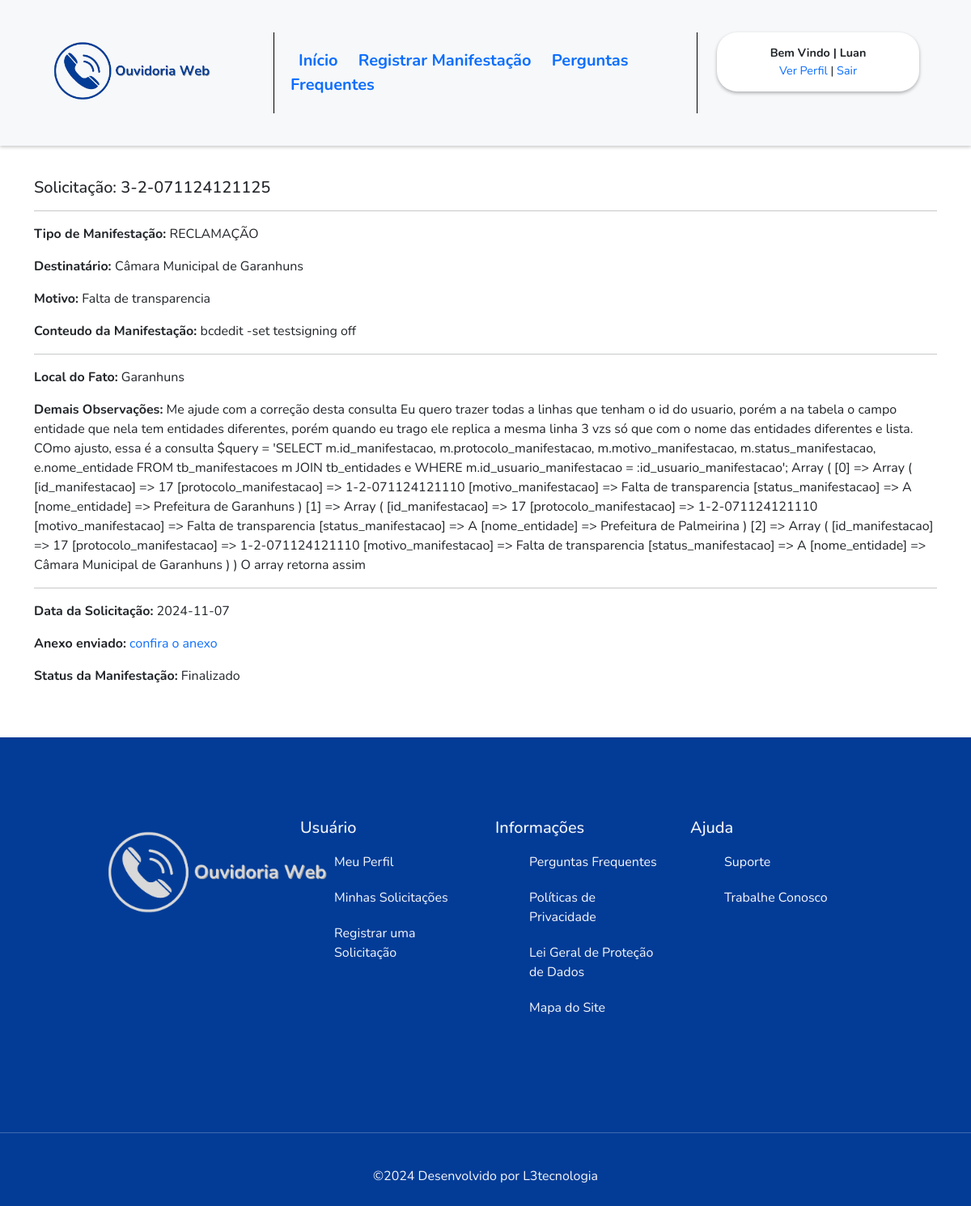
The app's page /manifestacao.php?id_manifestacao=19 (signed in) with its own data.
### tables this page shows
CREATE TABLE `tb_manifestacoes` (
  `id_manifestacao` int(11) NOT NULL,
  `motivo_manifestacao` varchar(100) NOT NULL,
  `id_entidade_manifestacao` int(11) NOT NULL,
  `id_tipo_manifestacao` int(11) NOT NULL,
  `conteudo_manifestacao` text NOT NULL,
  `observacoes_manifestacao` text NOT NULL,
  `local_manifestacao` varchar(200) NOT NULL,
  `arquivo_manifestacao` varchar(200) NOT NULL,
  `id_usuario_manifestacao` int(11) NOT NULL,
  `status_manifestacao` varchar(1) NOT NULL,
  `data_manifestacao` date NOT NULL,
  `protocolo_manifestacao` varchar(100) NOT NULL
);

CREATE TABLE `tb_tipo_manifestacoes` (
  `id_tipo_manifestacao` int(11) NOT NULL,
  `nome_tipo_manifestacao` varchar(200) NOT NULL
);

CREATE TABLE `tb_entidades` (
  `id_entidade` int(11) NOT NULL,
  `nome_entidade` varchar(200) NOT NULL,
  `email_entidade` varchar(200) NOT NULL,
  `telefone_entidade` varchar(20) NOT NULL
);

### provedores/Classes.php (called while the page is built, shortened)
<?php
class Manifestacoes implements interface_manifestacoes {
    private $conexao;
    public function __construct()
    {
        $this->conexao = new Conexao;
    }
    public function chama_manifestacao($id_manifestacao){
        $query = "SELECT m.* , tm.nome_tipo_manifestacao, e.nome_entidade
                FROM tb_manifestacoes m
                JOIN tb_entidades e ON e.id_entidade = m.id_entidade_manifestacao JOIN tb_tipo_manifestacoes tm ON m.id_tipo_manifestacao = tm.id_tipo_manifestacao
                WHERE m.id_manifestacao = :id_manifestacao";
        try {
            $conn = $this->conexao->Conectar();
            $stmt = $conn->prepare($query);
            $stmt->bindValue(':id_manifestacao', $id_manifestacao);
            $stmt->execute();
            return $r = $stmt->fetch(PDO::FETCH_ASSOC);
        } catch (PDOException $e) {
            throw new Exception('Erro chamar a manifestação: ' . $e->getMessage());
        }
    }
}

### manifestacao.php (the view, shortened to what this page needs)
<?php
require_once 'provedores/Classes.php';
require_once 'controladores/Controller.php';
$Manifestacoes = new Manifestacoes;
$minha_manifetacao = $Manifestacoes->chama_manifestacao($_GET['id_manifestacao']);
extract($minha_manifetacao);
?>
<div class="container mt-4">
    <div class="row">
        <div class="mt-3">
            <h5>Solicitação: <?=$minha_manifetacao['protocolo_manifestacao'] ?></h5>
            <hr>
        </div>
        <div class="col-12">
            <p><strong>Tipo de Manifestação: </strong><?=$nome_tipo_manifestacao ?></p>
            <p><strong>Destinatário: </strong><?=$nome_entidade ?></p>
            <p><strong>Motivo: </strong> <?=$motivo_manifestacao ?></p>
            <p><strong>Conteudo da Manifestação: </strong> <?=$conteudo_manifestacao ?></p>
            <hr>
            <p><strong>Local do Fato:</strong> <?=$local_manifestacao ?></p>
            <p><strong>Demais Observações:</strong> <?=$observacoes_manifestacao ?></p>
            <hr>
            <p><strong>Data da Solicitação:</strong> <?=$data_manifestacao ?></p>
            <?php if($arquivo_manifestacao == 'Sem anexos') {
                 $arquivo_manifestacao = 'sem anexos enviados'; ?>
                <p><strong>Anexo enviado:</strong> <?=$arquivo_manifestacao?></p>
            <?php } else { ?>
                <p><strong>Anexo enviado:</strong> <a href="<?=$arquivo_manifestacao ?>" target="_blank">confira o anexo</a></p>
            <?php }  ?>
            <?php if($status_manifestacao == 'A'){
                $status_manifestacao = 'Em análise';
            } else {
                $status_manifestacao = 'Finalizado';
            } ?>
            <p><strong>Status da Manifestação:</strong> <?=$status_manifestacao ?></p>
        </div>
    </div>
</div>
<?php include_once 'controladores/Footer.php' ?>

### assets/css/style.css (style rules this page uses)
:root { --white: #fff; --backpadrao: #f6f8fa !important; }
body { font-family: 'Nunito', sans-serif !important; background-color: #fff !important; }
a { text-decoration: none !important; }

### records on screen
tb_manifestacoes: protocolo_manifestacao "3-2-071124121125", id_tipo_manifestacao.nome_tipo_manifestacao "RECLAMAÇÃO", id_entidade_manifestacao.nome_entidade "Câmara Municipal de Garanhuns", motivo_manifestacao "Falta de transparencia", conteudo_manifestacao "bcdedit -set testsigning off", local_manifestacao "Garanhuns", observacoes_manifestacao "Me ajude com a correção desta consulta Eu quero trazer todas a linhas que tenham o id do usuario, porém a na tabela o campo entidade que nela tem entidades diferentes, porém quando eu trago ele replica a mesma linha 3 vzs só que com o nome das entidades diferentes e lista. COmo ajusto, essa é a consulta $query = 'SELECT m.id_manifestacao, m.protocolo_manifestacao, m.motivo_manifestacao, m.status_manifestacao, e.nome_entidade FROM tb_manifestacoes m JOIN tb_entidades e WHERE m.id_usuario_manifestacao = :id_usuario_manifestacao'; Array ( [0] => Array ( [id_manifestacao] => 17 [protocolo_manifestacao] => 1-2-071124121110 [motivo_manifestacao] => Falta de transparencia [status_manifestacao] =>…", data_manifestacao "2024-11-07", status_manifestacao "Finalizado"

### other values on screen
$_SESSION['nome_usuario'] "Luan"
